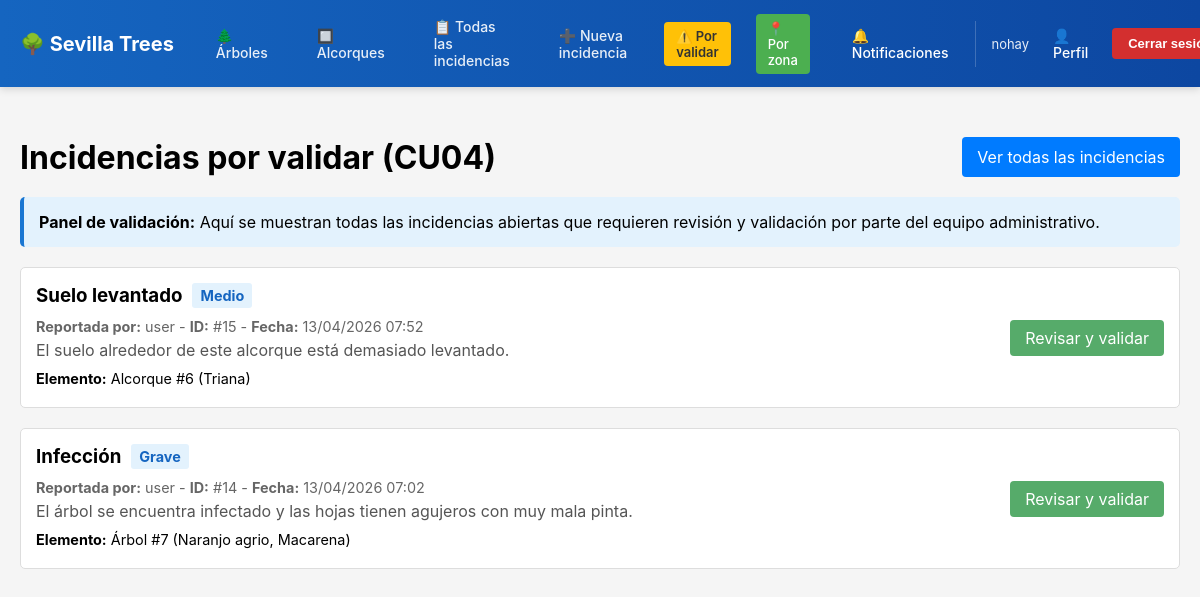
The page /incidencias/por-validar/ (signed in) on the database as committed earlier.
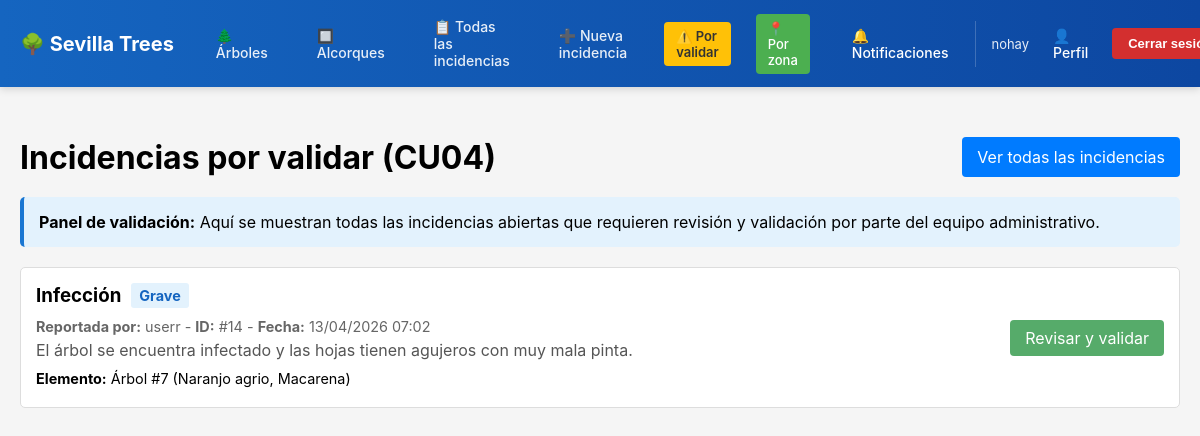
The same page on the database as committed later.
### incidencias/models.py (models this page shows, shortened)
class Incidencia(models.Model):
	class Grado(models.TextChoices):
		LEVE = "LEVE", "Leve"
		MEDIO = "MEDIO", "Medio"
		GRAVE = "GRAVE", "Grave"
	class Estado(models.TextChoices):
		ABIERTA = "ABIERTA", "Abierta"
		EN_PROCESO = "EN_PROCESO", "En proceso"
		CERRADA = "CERRADA", "Cerrada"
	titulo = models.CharField(max_length=120)
	descripcion = models.TextField()
	grado_incidencia = models.CharField(max_length=30, choices=Grado.choices, default=Grado.LEVE)
	fecha_reporte = models.DateTimeField(auto_now_add=True)
	fecha_act = models.DateTimeField(auto_now=True, null=True, blank=True)
	estado = models.CharField(max_length=30, choices=Estado.choices, default=Estado.ABIERTA)
	foto = models.ImageField(upload_to='incidencias/', null=True, blank=True)
	observaciones_internas = models.TextField(null=True, blank=True, help_text="Solo visible para administradores")
	usuario = models.ForeignKey("cuentas.Usuario", on_delete=models.PROTECT, related_name="usu_incidencia")
	arbol = models.ForeignKey("inventario.Arbol", on_delete=models.PROTECT, null=True, blank=True, related_name="arbol_inci")
	alcorque = models.ForeignKey("inventario.Alcorque", on_delete=models.PROTECT, null=True, blank=True, related_name="alcorque_inci")
	admin_resp = models.ForeignKey("cuentas.Usuario", on_delete=models.PROTECT, null=True, blank=True, related_name="admin_inci")
	class Meta: constraints = [
		models.CheckConstraint(check=(
			(Q(arbol__isnull=False) & Q(alcorque__isnull=True)) |
			(Q(arbol__isnull=True) & Q(alcorque__isnull=False))),
		name="check_arbol_alcorque_incidencia",),]

### cuentas/models.py (models this page shows, shortened)
class Usuario(AbstractUser):
	class Rol(models.TextChoices):
		REGISTRADO = "REGISTRADO", "Registrado"
		ADMINISTRADOR = "ADMINISTRADOR", "Administrador"
	class EstadoCuenta(models.TextChoices):
		ACTIVA = "ACTIVA", "Activa"
		PENDIENTE_ELIMINACION = "PENDIENTE_ELIMINACION", "Pendiente eliminación"
		ELIMINADA = "ELIMINADA", "Eliminada"
	nombre = models.CharField(max_length=159)
	correo = models.EmailField(unique=True)
	rol = models.CharField(max_length=20, choices=Rol.choices, default=Rol.REGISTRADO,)
	fecha_registro = models.DateTimeField(default=timezone.now)
	estado_cuenta = models.CharField(max_length=30, choices=EstadoCuenta.choices, default=EstadoCuenta.ACTIVA)
	USERNAME_FIELD = "correo"
	REQUIRED_FIELDS = ["username"]
	@property
	def es_admin(self) -> bool:
		return self.rol == self.Rol.ADMINISTRADOR
	@property
	def notificaciones_sin_leer(self) -> int:
		return self.notificaciones.filter(leido=False).count()

### inventario/models.py (models this page shows, shortened)
class Alcorque(models.Model):
    class Estado(models.TextChoices):
        BUENO = "BUENO", "Bueno"
        REGULAR = "REGULAR", "Regular"
        MALO = "MALO", "Malo"
        NECESITA_INTERVENCION = "NECESITA_INTERVENCION", "Necesita intervención"
    class Potencial(models.TextChoices):
        APTO = "APTO", "Apto"
        NO_APTO = "NO_APTO", "No apto"
    barrio = models.ForeignKey("inventario.Barrio", on_delete=models.PROTECT, related_name="alcorques",)
    estado = models.CharField(max_length=50, choices=Estado.choices, default=Estado.BUENO)
    potencial_plant = models.CharField(max_length=10, choices=Potencial.choices, default=Potencial.APTO)
    latitud = models.DecimalField(max_digits=9, decimal_places=6, null=True, blank=True)
    longitud = models.DecimalField(max_digits=9, decimal_places=6, null=True, blank=True)
    direccion = models.TextField(null=True, blank=True)
    observaciones = models.TextField(null=True, blank=True)
    class Meta: constraints = [
        models.UniqueConstraint(fields=["latitud", "longitud"], name="un_alcorque_por_ubi")
        ]

class Barrio(models.Model):
    nombre = models.CharField(max_length=100)
    delimitacion = models.TextField(null=True, blank=True)

class Arbol(models.Model):
    class Estado(models.TextChoices):
        BUENO = "BUENO", "Bueno"
        REGULAR = "REGULAR", "Regular"
        MALO = "MALO", "Malo"
        NECESITA_INTERVENCION = "NECESITA_INTERVENCION", "Necesita intervención"
    especie = models.ForeignKey("inventario.Especie", on_delete=models.PROTECT, related_name="arboles",)
    barrio = models.ForeignKey("inventario.Barrio", on_delete=models.PROTECT, related_name="arboles",)
    estado = models.CharField(max_length=50, choices=Estado.choices, default=Estado.BUENO)
    latitud = models.DecimalField(max_digits=9, decimal_places=6, null=True, blank=True)
    longitud = models.DecimalField(max_digits=9, decimal_places=6, null=True, blank=True)
    direccion = models.TextField(null=True, blank=True)
    fecha_plant = models.DateField(null=True, blank=True)
    observaciones = models.TextField(null=True, blank=True)
    class Meta: constraints = [
        models.UniqueConstraint(fields=["latitud", "longitud"], name="un_arbol_por_ubi")
        ]

class Especie(models.Model):
    nombre_comun = models.CharField(max_length=50)
    nombre_cient = models.CharField(max_length=50, null=True, blank=True)
    familia = models.CharField(max_length=50, null=True, blank=True)
    descripcion = models.TextField(null=True, blank=True)

### incidencias/views.py (the view)
# urls.py: path("por-validar/", views.incidencias_por_validar, name="incidencias_por_validar"),
@login_required
def incidencias_por_validar(request):
    if not request.user.es_admin:
        messages.error(request, "Solo administradores pueden acceder a este área")
        return redirect("incidencia_lista")
    qs = Incidencia.objects.select_related(
        "usuario", "admin_resp", "arbol", "alcorque"
    ).filter(estado=Incidencia.Estado.ABIERTA).order_by("-fecha_reporte")
    return render(request, "incidencias/incidencias_por_validar.html", {
        "incidencias": qs,
    })

### templates/incidencias/incidencias_por_validar.html (shortened to what this page needs)
{% extends "base.html" %}
{% block content %}
<div style="max-width: 1200px; margin: 30px auto; padding: 20px;">
    <div style="display: flex; justify-content: space-between; align-items: center; margin-bottom: 20px;">
        <h1 style="margin: 0;">Incidencias por validar (CU04)</h1>
        <a href="{% url 'incidencia_lista' %}" style="background-color: #007bff; color: white; padding: 10px 15px; text-decoration: none; border-radius: 4px;">
            Ver todas las incidencias
        </a>
    </div>
    <div style="background-color: #e3f2fd; border-left: 4px solid #1976d2; padding: 15px; border-radius: 5px; margin-bottom: 20px;">
        <p style="margin: 0;"><strong>Panel de validación:</strong> Aquí se muestran todas las incidencias abiertas que requieren revisión y validación por parte del equipo administrativo.</p>
    </div>
    {% if incidencias %}
        <div style="display: grid; gap: 20px;">
            {% for inc in incidencias %}
                <div style="border: 1px solid #ddd; border-radius: 5px; padding: 15px; background-color: white; display: flex; justify-content: space-between; align-items: center; gap: 20px;">
                    <div style="flex: 1;">
                        <div style="display: flex; gap: 10px; align-items: center; margin-bottom: 10px;">
                            <h3 style="margin: 0;">{{ inc.titulo }}</h3>
                            <span style="display: inline-block; padding: 4px 8px; border-radius: 3px; font-size: 0.9em; background-color: #e3f2fd; color: #1565c0; font-weight: bold;">
                                {{ inc.get_grado_incidencia_display }}
                            </span>
                        </div>
                        <p style="margin: 5px 0; color: #666; font-size: 0.9em;">
                            <strong>Reportada por:</strong> {{ inc.usuario.nombre }} - <strong>ID:</strong> #{{ inc.id }} - <strong>Fecha:</strong> {{ inc.fecha_reporte|date:"d/m/Y H:i" }}
                        </p>
                        <p style="margin: 5px 0; color: #555;">{{ inc.descripcion|truncatewords:20 }}</p>
                        <p style="margin: 10px 0 5px 0; font-size: 0.9em;">
                            <strong>Elemento:</strong>
                            {% if inc.arbol %}
                                Árbol #{{ inc.arbol.id }} ({{ inc.arbol.especie.nombre_comun }}, {{ inc.arbol.barrio.nombre }})
                            {% elif inc.alcorque %}
                                Alcorque #{{ inc.alcorque.id }} ({{ inc.alcorque.barrio.nombre }})
                            {% endif %}
                        </p>
                    </div>
                    <div style="flex-shrink: 0;">
                        <a href="{% url 'incidencia_detalle' inc.pk %}" style="background-color: #56ab6a; color: white; padding: 8px 15px; text-decoration: none; border-radius: 4px; display: inline-block; white-space: nowrap;">
                            Revisar y validar
                        </a>
                    </div>
                </div>
            {% endfor %}
        </div>
    {% else %}
        <div style="background-color: #f0f0f0; padding: 40px; text-align: center; border-radius: 5px;">
            <p style="font-size: 1.1em; color: #666; margin: 0;">✓ No hay incidencias pendientes de validación</p>
            <p style="color: #999; margin-top: 10px;">Todas las incidencias abiertas han sido revisadas.</p>
        </div>
    {% endif %}
</div>
{% endblock %}

Rows that differ between the two databases and show on the page:
no longer on this page (row edited): Incidencia: titulo "Suelo levantado", grado_incidencia "Medio", usuario.nombre "user", id "15", fecha_reporte "13/04/2026 07:52", descripcion "El suelo alrededor de este alcorque está demasiado levantado.", alcorque.id "6", alcorque.barrio.nombre "Triana"
changed through a linked row, Incidencia "Infección": usuario.nombre "user" → "userr"
